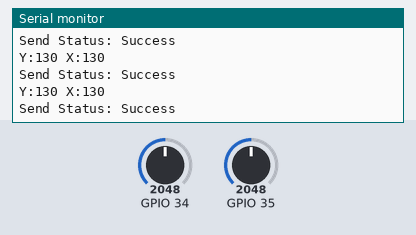
Simulated run of this sketch. Board: ESP32. On the bench: the last lines printed to the serial monitor. The test bench sets the inputs (shaded band); at power-on: GPIO 34 = 2048, GPIO 35 = 2048.

Above: at 1.2 s.
1.3 s: GPIO 34 set to 2866
At 1.33 s:
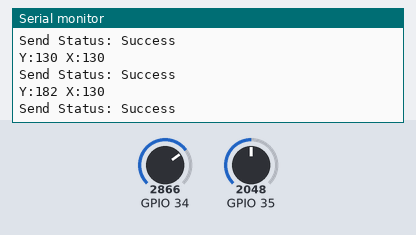
2.8 s: GPIO 35 set to 2866
At 2.85 s:
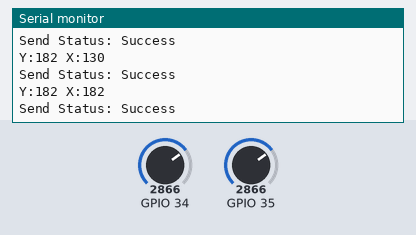
4.3 s: GPIO 34 set to 3603
At 4.32 s:
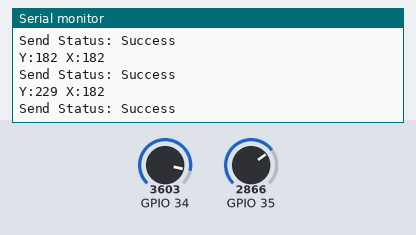
5.8 s: GPIO 35 set to 3603
At 5.84 s:
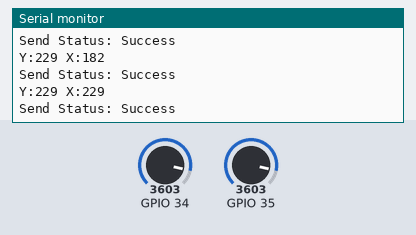
Timing chart, 0 to 8.3 s (numbered marks = the images above; inputs shaded):
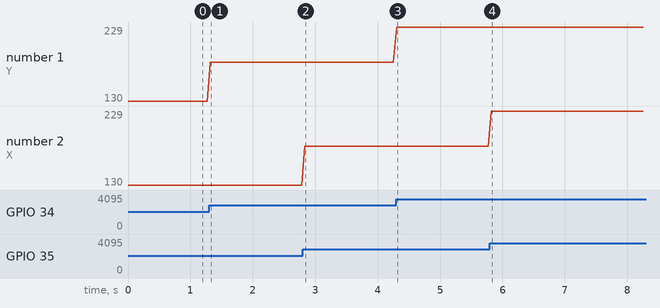

Measured:
- after the input at 1.3 s, the serial monitor: prints a new line at once (image 1)
- after the input at 2.8 s, the serial monitor: prints a new line at once (image 2)
- after the input at 4.3 s, the serial monitor: prints a new line at once (image 3)
- after the input at 5.8 s, the serial monitor: prints a new line at once (image 4)
- plotted number 1: 130 → 182 after the input at 1.3 s, 182 → 229 after the input at 4.3 s

The sketch:

sender-side.ino
```cpp
#include <esp_now.h>
#include <WiFi.h>

// Structure to send joystick values
typedef struct {
  int x;
  int y;
} joystick_data;

joystick_data jsData;

// 🔹 Replace with your car ESP32's MAC address
uint8_t carAddress[] = {0xC0, 0x5D, 0x89, 0xAF, 0xD7, 0xD8};
// Example: uint8_t carAddress[] = {0x30, 0xAE, 0xA4, 0x97, 0xFD, 0xC8};

void OnSent(const uint8_t *mac_addr, esp_now_send_status_t status) {
  Serial.print("Send Status: ");
  Serial.println(status == ESP_NOW_SEND_SUCCESS ? "Success" : "Fail");
}

void setup() {
  Serial.begin(115200);

  WiFi.mode(WIFI_STA);

  if (esp_now_init() != ESP_OK) {
    Serial.println("Error initializing ESP-NOW");
    return;
  }

  esp_now_register_send_cb(OnSent);

  esp_now_peer_info_t peerInfo = {};
  memcpy(peerInfo.peer_addr, carAddress, 6);
  peerInfo.channel = 0;
  peerInfo.encrypt = false;

  if (esp_now_add_peer(&peerInfo) != ESP_OK) {
    Serial.println("Failed to add peer");
    return;
  }
}

void loop() {
  // Read joystick from safe ADC1 pins (not used by WiFi)
  jsData.x = map(analogRead(35), 0, 4000, 0, 255);
  jsData.y = map(analogRead(34), 0, 4000, 0, 255);

  // Send joystick data
  esp_now_send(carAddress, (uint8_t *) &jsData, sizeof(jsData));
  Serial.print("Y:");
  Serial.print(jsData.y);
  Serial.print(" X:");
  Serial.print(jsData.x);
  Serial.println();

  delay(50); // send every 50ms
}
```
